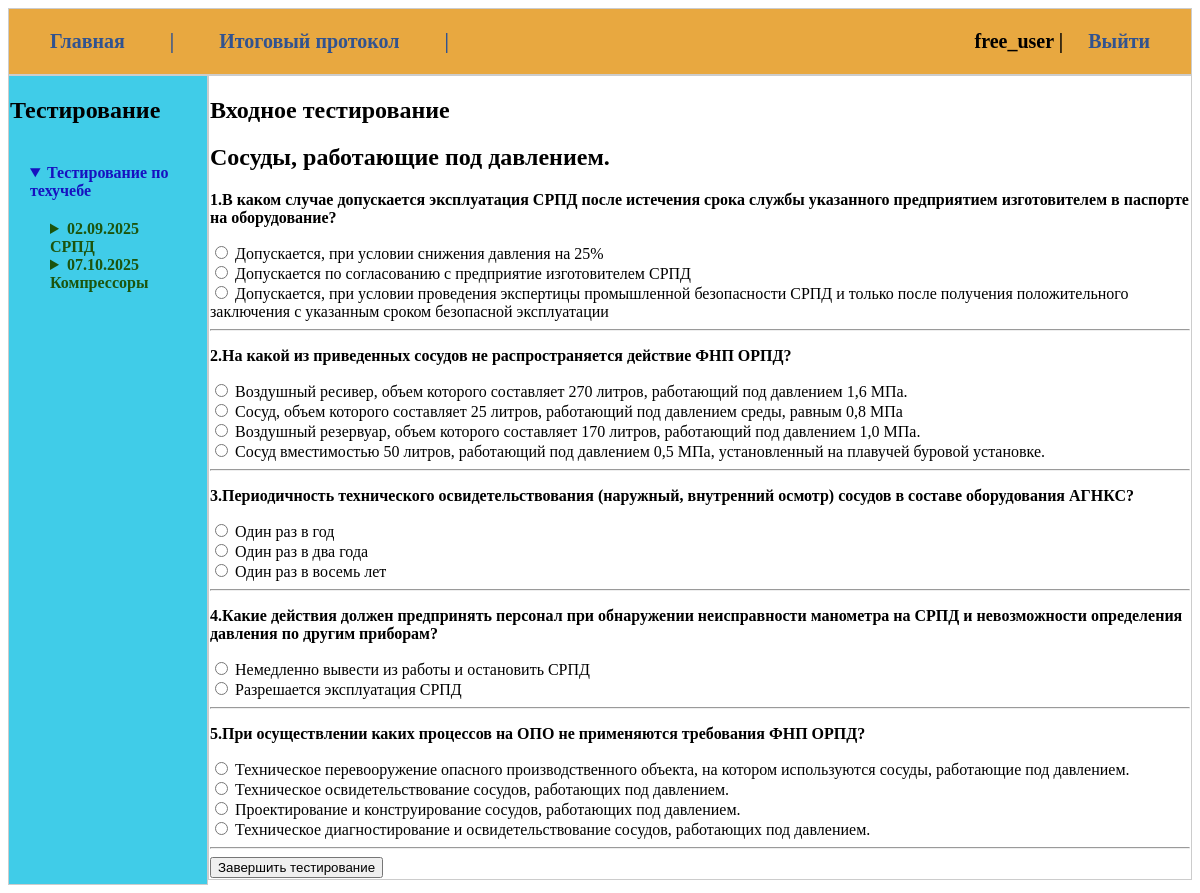
/take/1/1/ (signed in), run on the app's committed database.
### exams/models.py (models this page shows, shortened)
class Exam(models.Model):
    title = models.CharField(max_length=200, verbose_name="Название экзамена")
    duration = models.PositiveIntegerField(
        help_text="Продолжительность в минутах",
        verbose_name="Время на прохождение"
    )
    class Meta:
        verbose_name = "Экзамен"
        verbose_name_plural = "Экзамены"

class Question(models.Model):
    exam = models.ForeignKey(
        Exam,
        related_name='questions',
        on_delete=models.CASCADE,
        verbose_name="Экзамен"
    )
    text = models.TextField(verbose_name="Текст вопроса")
    class Meta:
        verbose_name = "Вопрос"
        verbose_name_plural = "Вопросы"

class Answer(models.Model):
    question = models.ForeignKey(
        Question,
        related_name='answers',
        on_delete=models.CASCADE,
        verbose_name="Вопрос"
    )
    text = models.CharField(max_length=200, verbose_name="Текст ответа")
    is_correct = models.BooleanField(default=False, verbose_name="Правильный ответ")
    class Meta:
        verbose_name = "Ответ"
        verbose_name_plural = "Ответы"

### exams/views.py (the view, shortened to what this page needs)
# urls.py: path('take/<int:exam_id>/<int:exam2_id>/', views.take_exam, name='take_exam'),
@login_required
def take_exam(request: HttpRequest, exam_id: int, exam2_id: int = 1) -> HttpResponse:
    exam = get_object_or_404(Exam, id=exam_id)
    questions = exam.questions.all()
    genus = 'Входное тестирование' if exam2_id == 1 else 'Итоговое тестирование'
    """Добавляем защиту: min() для исключения падения random.sample
       если вопросов в базе меньше 5
    """
    count = min(questions.count(), 5)
    sampled_questions = random.sample(list(questions), count) if count > 0 else []
    return render(request, 'exams/take_exam.html', {
        'exam': exam,
        'questions': sampled_questions,
        'genus': genus
    })

### exams/templates/exams/take_exam.html (shortened to what this page needs)
{% extends 'base.html'%}
{% block content %}
<h2>{{ genus }}</h2>
<h2>{{ exam.title }}</h2>
<form method="POST">
    {% for question in questions %}
        <div class="question-block">
            <p><b>{{ forloop.counter }}.</b><b>{{ question.text }}</b></p>
            {% for answer in question.answers.all %}
                <label>
                    <input type="radio" name="question_{{ question.id }}" value="{{ answer.id }}">
                    {{ answer.text }}
                </label><br>
            {% endfor %}
        </div>
        <hr>
    {% endfor %}
    <button type="submit">Завершить тестирование</button>
</form>
{%endblock%}

### templates/base.html
{% load static %}
<!doctype html>
<html lang="en">
<head>
    <link type="text/css" href="{% static 'exams/css/styles.css' %}" rel="stylesheet"/>
</head>
<body>
    <div class="container">
        <div class="container2">
        <div class="item">
            <table>
                <ul >
                    <li><a href="/">Главная</a></li >
                    <li><a>|</a></li>
                    <li><a href="/results_all">Итоговый протокол</a></li >
                    <li><a>|</a></li>
                        {% if user.is_authenticated %}
                    <li style="float: right;">{{ user.username }} | <a href="{% url 'users:logout'%}" >Выйти</a></li>
                    {% else %}
                    <li style="float: right;"><a href="{% url 'users:login'%}">Войти</a> | <a href="#">Регистрация</a></li>
                    {% endif %}
                </ul>
            </table>
        </div>
    </div>
        <div class="container2">
            <div class="item1">
                <h2>Тестирование</h3>
                    {% include 'exams/includes/nav_ds.html' %}
            </div>
        <div class="item2">
            {% block content %}
            {%endblock%}
        </div>
    </div>
    </div>
</body>
</html>

### exams/static/exams/css/styles.css (style rules this page uses)
.container { display: flex; flex-direction: column; margin: 0; }
.container2 { display: flex; flex-direction: column-count; }
.item { width: 100%; padding: 1px; background-color: rgb(232, 168, 64); border: 1px solid #ccc; margin-bottom: 0px; font-size: 20px; font-weight: bold; }
.item1 { width: 20%; padding: 1px; background-color: rgb(64, 204, 232); border: 1px solid #ccc; margin-bottom: 0px; }
.item2 { width: 100%; padding: 1px; border: 1px solid #ccc; margin-bottom: 5px; }
ul { list-style: none; margin: 0; padding: 20px; }
a { fond-size: 40px; padding: 20px; color: hwb(219 18% 43% / 0.985); text-decoration: none; }
li { display: inline; }

### data on the page
Exam: title "Сосуды, работающие под давлением."
Question: text "В каком случае допускается эксплуатация СРПД после истечения срока службы указанного предприятием изготовителем в паспорте на оборудование?"
Answer: text "Допускается, при условии снижения давления на 25%"
Answer: text "Допускается по согласованию с предприятие изготовителем СРПД"
Answer: text "Допускается, при условии проведения экспертицы промышленной безопасности СРПД и только после получения положительного заключения с указанным сроком безопасной эксплуатации"
Question: text "На какой из приведенных сосудов не распространяется действие ФНП ОРПД?"
Answer: text "Воздушный ресивер, объем которого составляет 270 литров, работающий под давлением 1,6 МПа."
Answer: text "Сосуд, объем которого составляет 25 литров, работающий под давлением среды, равным 0,8 МПа"
Answer: text "Воздушный резервуар, объем которого составляет 170 литров, работающий под давлением 1,0 МПа."
Answer: text "Сосуд вместимостью 50 литров, работающий под давлением 0,5 МПа, установленный на плавучей буровой установке."
Question: text "Периодичность технического освидетельствования (наружный, внутренний осмотр) сосудов в составе оборудования АГНКС?"
Answer: text "Один раз в год"
Answer: text "Один раз в два года"
Answer: text "Один раз в восемь лет"
Question: text "Какие действия должен предпринять персонал при обнаружении неисправности манометра на СРПД и невозможности определения давления по другим приборам?"
Answer: text "Немедленно вывести из работы и остановить СРПД"
Answer: text "Разрешается эксплуатация СРПД"
Question: text "При осуществлении каких процессов на ОПО не применяются требования ФНП ОРПД?"
Answer: text "Техническое перевооружение опасного производственного объекта, на котором используются сосуды, работающие под давлением."
Answer: text "Техническое освидетельствование сосудов, работающих под давлением."
Answer: text "Проектирование и конструирование сосудов, работающих под давлением."
Answer: text "Техническое диагностирование и освидетельствование сосудов, работающих под давлением."

### other printed values
{{ user.username }} "free_user"
{{ genus }} "Входное тестирование"
